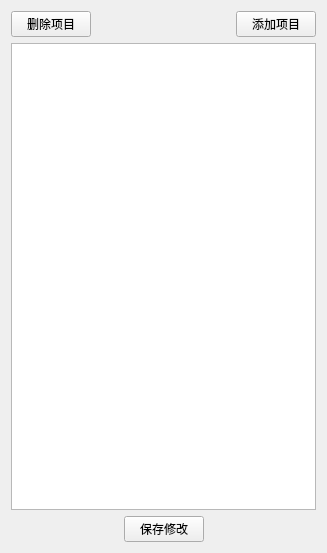
<?xml version="1.0" encoding="UTF-8"?>
<ui version="4.0">
 <class>Form</class>
 <widget class="QWidget" name="Form">
  <property name="geometry">
   <rect>
    <x>0</x>
    <y>0</y>
    <width>327</width>
    <height>553</height>
   </rect>
  </property>
  <property name="windowTitle">
   <string>患者归属预设</string>
  </property>
  <layout class="QVBoxLayout" name="verticalLayout">
   <item>
    <layout class="QHBoxLayout" name="horizontalLayout_2">
     <item>
      <widget class="QPushButton" name="pushButton_3">
       <property name="text">
        <string>删除项目</string>
       </property>
      </widget>
     </item>
     <item>
      <spacer name="horizontalSpacer_3">
       <property name="orientation">
        <enum>Qt::Horizontal</enum>
       </property>
       <property name="sizeHint" stdset="0">
        <size>
         <width>40</width>
         <height>20</height>
        </size>
       </property>
      </spacer>
     </item>
     <item>
      <widget class="QPushButton" name="pushButton_2">
       <property name="text">
        <string>添加项目</string>
       </property>
      </widget>
     </item>
    </layout>
   </item>
   <item>
    <widget class="QTableWidget" name="tableWidget"/>
   </item>
   <item>
    <layout class="QHBoxLayout" name="horizontalLayout">
     <item>
      <spacer name="horizontalSpacer">
       <property name="orientation">
        <enum>Qt::Horizontal</enum>
       </property>
       <property name="sizeHint" stdset="0">
        <size>
         <width>40</width>
         <height>20</height>
        </size>
       </property>
      </spacer>
     </item>
     <item>
      <widget class="QPushButton" name="pushButton">
       <property name="text">
        <string>保存修改</string>
       </property>
      </widget>
     </item>
     <item>
      <spacer name="horizontalSpacer_2">
       <property name="orientation">
        <enum>Qt::Horizontal</enum>
       </property>
       <property name="sizeHint" stdset="0">
        <size>
         <width>40</width>
         <height>20</height>
        </size>
       </property>
      </spacer>
     </item>
    </layout>
   </item>
  </layout>
 </widget>
 <resources/>
 <connections/>
</ui>
